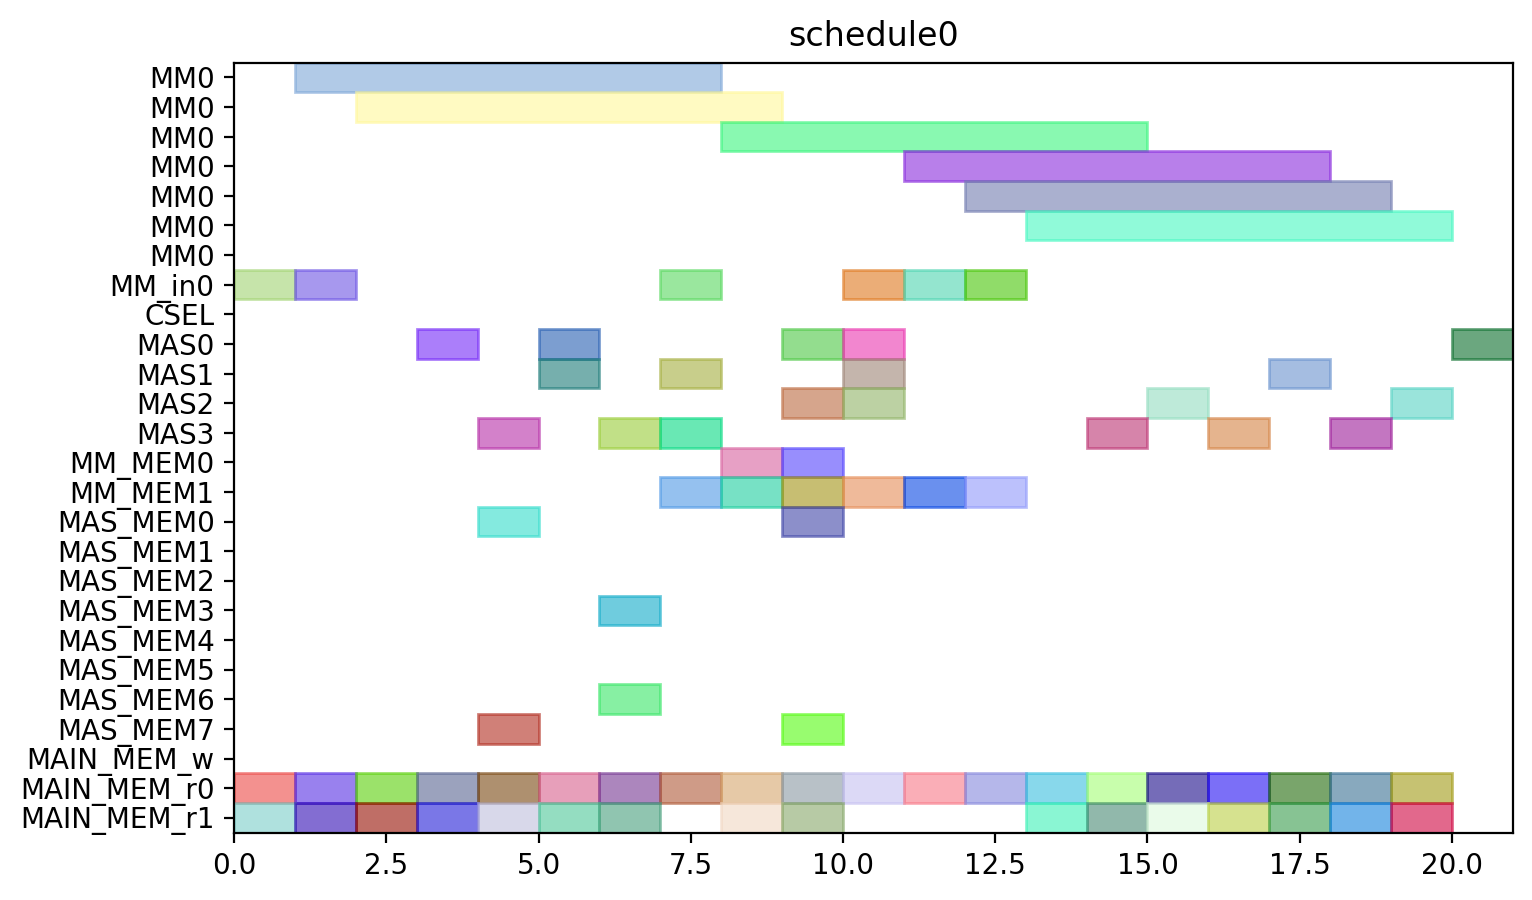

Recreate this plot in Python.
from pyschedule import Scenario, solvers, plotters, alt


def solve():
	horizon = 120
	S = Scenario("schedule0", horizon=horizon)

	# resource
	MM = S.Resources('MM', num=1, size=7)
	MM_in = S.Resources('MM_in', num=1)
	CSEL = S.Resource('CSEL')
	MAS = S.Resources('MAS', num=4, size=1, periods=range(1, horizon))
	MM_MEM = S.Resources('MM_MEM', num=2)
	MAS_MEM = S.Resources('MAS_MEM', num=8)
	MAIN_MEM_w = S.Resource('MAIN_MEM_w', size=1)
	MAIN_MEM_r = S.Resources('MAIN_MEM_r', num=2)

	# result of previous scheduling

	# new tasks
	c_qinv_denom_inv0 = S.Task('c_qinv_denom_inv0', length=7, delay_cost=1)
	c_qinv_denom_inv0 += alt(MM)
	c_qinv_denom_inv0_in = S.Task('c_qinv_denom_inv0_in', length=1, delay_cost=1)
	c_qinv_denom_inv0_in += alt(MM_in)
	S += c_qinv_denom_inv0_in*MM_in[0]<=c_qinv_denom_inv0*MM[0]
	c_qinv_denom_inv0_mem0 = S.Task('c_qinv_denom_inv0_mem0', length=1, delay_cost=1)
	c_qinv_denom_inv0_mem0 += MAIN_MEM_r[0]
	S += c_qinv_denom_inv0_mem0 <= c_qinv_denom_inv0

	c_qinv_denom_inv0_mem1 = S.Task('c_qinv_denom_inv0_mem1', length=1, delay_cost=1)
	c_qinv_denom_inv0_mem1 += MAIN_MEM_r[1]
	S += c_qinv_denom_inv0_mem1 <= c_qinv_denom_inv0

	c_qinv_denom_inv1_ = S.Task('c_qinv_denom_inv1_', length=7, delay_cost=1)
	c_qinv_denom_inv1_ += alt(MM)
	c_qinv_denom_inv1__in = S.Task('c_qinv_denom_inv1__in', length=1, delay_cost=1)
	c_qinv_denom_inv1__in += alt(MM_in)
	S += c_qinv_denom_inv1__in*MM_in[0]<=c_qinv_denom_inv1_*MM[0]
	c_qinv_denom_inv1__mem0 = S.Task('c_qinv_denom_inv1__mem0', length=1, delay_cost=1)
	c_qinv_denom_inv1__mem0 += MAIN_MEM_r[0]
	S += c_qinv_denom_inv1__mem0 <= c_qinv_denom_inv1_

	c_qinv_denom_inv1__mem1 = S.Task('c_qinv_denom_inv1__mem1', length=1, delay_cost=1)
	c_qinv_denom_inv1__mem1 += MAIN_MEM_r[1]
	S += c_qinv_denom_inv1__mem1 <= c_qinv_denom_inv1_

	c_qinv0_t2 = S.Task('c_qinv0_t2', length=1, delay_cost=1)
	c_qinv0_t2 += alt(MAS)
	c_qinv0_t2_mem0 = S.Task('c_qinv0_t2_mem0', length=1, delay_cost=1)
	c_qinv0_t2_mem0 += MAIN_MEM_r[0]
	S += c_qinv0_t2_mem0 <= c_qinv0_t2

	c_qinv0_t2_mem1 = S.Task('c_qinv0_t2_mem1', length=1, delay_cost=1)
	c_qinv0_t2_mem1 += MAIN_MEM_r[1]
	S += c_qinv0_t2_mem1 <= c_qinv0_t2

	c_qinv1__t2 = S.Task('c_qinv1__t2', length=1, delay_cost=1)
	c_qinv1__t2 += alt(MAS)
	c_qinv1__t2_mem0 = S.Task('c_qinv1__t2_mem0', length=1, delay_cost=1)
	c_qinv1__t2_mem0 += MAIN_MEM_r[0]
	S += c_qinv1__t2_mem0 <= c_qinv1__t2

	c_qinv1__t2_mem1 = S.Task('c_qinv1__t2_mem1', length=1, delay_cost=1)
	c_qinv1__t2_mem1 += MAIN_MEM_r[1]
	S += c_qinv1__t2_mem1 <= c_qinv1__t2

	c0_t0_t2 = S.Task('c0_t0_t2', length=1, delay_cost=1)
	c0_t0_t2 += alt(MAS)
	c0_t0_t2_mem0 = S.Task('c0_t0_t2_mem0', length=1, delay_cost=1)
	c0_t0_t2_mem0 += MAIN_MEM_r[0]
	S += c0_t0_t2_mem0 <= c0_t0_t2

	c0_t0_t2_mem1 = S.Task('c0_t0_t2_mem1', length=1, delay_cost=1)
	c0_t0_t2_mem1 += MAIN_MEM_r[1]
	S += c0_t0_t2_mem1 <= c0_t0_t2

	c0_t1_t2 = S.Task('c0_t1_t2', length=1, delay_cost=1)
	c0_t1_t2 += alt(MAS)
	c0_t1_t2_mem0 = S.Task('c0_t1_t2_mem0', length=1, delay_cost=1)
	c0_t1_t2_mem0 += MAIN_MEM_r[0]
	S += c0_t1_t2_mem0 <= c0_t1_t2

	c0_t1_t2_mem1 = S.Task('c0_t1_t2_mem1', length=1, delay_cost=1)
	c0_t1_t2_mem1 += MAIN_MEM_r[1]
	S += c0_t1_t2_mem1 <= c0_t1_t2

	c0_t20 = S.Task('c0_t20', length=1, delay_cost=1)
	c0_t20 += alt(MAS)
	c0_t20_mem0 = S.Task('c0_t20_mem0', length=1, delay_cost=1)
	c0_t20_mem0 += MAIN_MEM_r[0]
	S += c0_t20_mem0 <= c0_t20

	c0_t20_mem1 = S.Task('c0_t20_mem1', length=1, delay_cost=1)
	c0_t20_mem1 += MAIN_MEM_r[1]
	S += c0_t20_mem1 <= c0_t20

	c0_t21 = S.Task('c0_t21', length=1, delay_cost=1)
	c0_t21 += alt(MAS)
	c0_t21_mem0 = S.Task('c0_t21_mem0', length=1, delay_cost=1)
	c0_t21_mem0 += MAIN_MEM_r[0]
	S += c0_t21_mem0 <= c0_t21

	c0_t21_mem1 = S.Task('c0_t21_mem1', length=1, delay_cost=1)
	c0_t21_mem1 += MAIN_MEM_r[1]
	S += c0_t21_mem1 <= c0_t21

	c1_t0_t2 = S.Task('c1_t0_t2', length=1, delay_cost=1)
	c1_t0_t2 += alt(MAS)
	c1_t0_t2_mem0 = S.Task('c1_t0_t2_mem0', length=1, delay_cost=1)
	c1_t0_t2_mem0 += MAIN_MEM_r[0]
	S += c1_t0_t2_mem0 <= c1_t0_t2

	c1_t0_t2_mem1 = S.Task('c1_t0_t2_mem1', length=1, delay_cost=1)
	c1_t0_t2_mem1 += MAIN_MEM_r[1]
	S += c1_t0_t2_mem1 <= c1_t0_t2

	c1_t1_t2 = S.Task('c1_t1_t2', length=1, delay_cost=1)
	c1_t1_t2 += alt(MAS)
	c1_t1_t2_mem0 = S.Task('c1_t1_t2_mem0', length=1, delay_cost=1)
	c1_t1_t2_mem0 += MAIN_MEM_r[0]
	S += c1_t1_t2_mem0 <= c1_t1_t2

	c1_t1_t2_mem1 = S.Task('c1_t1_t2_mem1', length=1, delay_cost=1)
	c1_t1_t2_mem1 += MAIN_MEM_r[1]
	S += c1_t1_t2_mem1 <= c1_t1_t2

	c1_t20 = S.Task('c1_t20', length=1, delay_cost=1)
	c1_t20 += alt(MAS)
	c1_t20_mem0 = S.Task('c1_t20_mem0', length=1, delay_cost=1)
	c1_t20_mem0 += MAIN_MEM_r[0]
	S += c1_t20_mem0 <= c1_t20

	c1_t20_mem1 = S.Task('c1_t20_mem1', length=1, delay_cost=1)
	c1_t20_mem1 += MAIN_MEM_r[1]
	S += c1_t20_mem1 <= c1_t20

	c1_t21 = S.Task('c1_t21', length=1, delay_cost=1)
	c1_t21 += alt(MAS)
	c1_t21_mem0 = S.Task('c1_t21_mem0', length=1, delay_cost=1)
	c1_t21_mem0 += MAIN_MEM_r[0]
	S += c1_t21_mem0 <= c1_t21

	c1_t21_mem1 = S.Task('c1_t21_mem1', length=1, delay_cost=1)
	c1_t21_mem1 += MAIN_MEM_r[1]
	S += c1_t21_mem1 <= c1_t21

	c2_t0_t2 = S.Task('c2_t0_t2', length=1, delay_cost=1)
	c2_t0_t2 += alt(MAS)
	c2_t0_t2_mem0 = S.Task('c2_t0_t2_mem0', length=1, delay_cost=1)
	c2_t0_t2_mem0 += MAIN_MEM_r[0]
	S += c2_t0_t2_mem0 <= c2_t0_t2

	c2_t0_t2_mem1 = S.Task('c2_t0_t2_mem1', length=1, delay_cost=1)
	c2_t0_t2_mem1 += MAIN_MEM_r[1]
	S += c2_t0_t2_mem1 <= c2_t0_t2

	c2_t1_t2 = S.Task('c2_t1_t2', length=1, delay_cost=1)
	c2_t1_t2 += alt(MAS)
	c2_t1_t2_mem0 = S.Task('c2_t1_t2_mem0', length=1, delay_cost=1)
	c2_t1_t2_mem0 += MAIN_MEM_r[0]
	S += c2_t1_t2_mem0 <= c2_t1_t2

	c2_t1_t2_mem1 = S.Task('c2_t1_t2_mem1', length=1, delay_cost=1)
	c2_t1_t2_mem1 += MAIN_MEM_r[1]
	S += c2_t1_t2_mem1 <= c2_t1_t2

	c2_t20 = S.Task('c2_t20', length=1, delay_cost=1)
	c2_t20 += alt(MAS)
	c2_t20_mem0 = S.Task('c2_t20_mem0', length=1, delay_cost=1)
	c2_t20_mem0 += MAIN_MEM_r[0]
	S += c2_t20_mem0 <= c2_t20

	c2_t20_mem1 = S.Task('c2_t20_mem1', length=1, delay_cost=1)
	c2_t20_mem1 += MAIN_MEM_r[1]
	S += c2_t20_mem1 <= c2_t20

	c2_t21 = S.Task('c2_t21', length=1, delay_cost=1)
	c2_t21 += alt(MAS)
	c2_t21_mem0 = S.Task('c2_t21_mem0', length=1, delay_cost=1)
	c2_t21_mem0 += MAIN_MEM_r[0]
	S += c2_t21_mem0 <= c2_t21

	c2_t21_mem1 = S.Task('c2_t21_mem1', length=1, delay_cost=1)
	c2_t21_mem1 += MAIN_MEM_r[1]
	S += c2_t21_mem1 <= c2_t21

	c_qinv0_t0 = S.Task('c_qinv0_t0', length=7, delay_cost=1)
	c_qinv0_t0 += alt(MM)
	c_qinv0_t0_in = S.Task('c_qinv0_t0_in', length=1, delay_cost=1)
	c_qinv0_t0_in += alt(MM_in)
	S += c_qinv0_t0_in*MM_in[0]<=c_qinv0_t0*MM[0]
	c_qinv0_t0_mem0 = S.Task('c_qinv0_t0_mem0', length=1, delay_cost=1)
	c_qinv0_t0_mem0 += MAIN_MEM_r[0]
	S += c_qinv0_t0_mem0 <= c_qinv0_t0

	c_qinv0_t0_mem1 = S.Task('c_qinv0_t0_mem1', length=1, delay_cost=1)
	c_qinv0_t0_mem1 += alt(MM_MEM)
	S += (c_qinv_denom_inv0*MM[0])-1 < c_qinv0_t0_mem1*MM_MEM[1]
	S += c_qinv0_t0_mem1 <= c_qinv0_t0

	c_qinv0_t1 = S.Task('c_qinv0_t1', length=7, delay_cost=1)
	c_qinv0_t1 += alt(MM)
	c_qinv0_t1_in = S.Task('c_qinv0_t1_in', length=1, delay_cost=1)
	c_qinv0_t1_in += alt(MM_in)
	S += c_qinv0_t1_in*MM_in[0]<=c_qinv0_t1*MM[0]
	c_qinv0_t1_mem0 = S.Task('c_qinv0_t1_mem0', length=1, delay_cost=1)
	c_qinv0_t1_mem0 += MAIN_MEM_r[0]
	S += c_qinv0_t1_mem0 <= c_qinv0_t1

	c_qinv0_t1_mem1 = S.Task('c_qinv0_t1_mem1', length=1, delay_cost=1)
	c_qinv0_t1_mem1 += alt(MM_MEM)
	S += (c_qinv_denom_inv1_*MM[0])-1 < c_qinv0_t1_mem1*MM_MEM[1]
	S += c_qinv0_t1_mem1 <= c_qinv0_t1

	c_qinv0_t3 = S.Task('c_qinv0_t3', length=1, delay_cost=1)
	c_qinv0_t3 += alt(MAS)
	c_qinv0_t3_mem0 = S.Task('c_qinv0_t3_mem0', length=1, delay_cost=1)
	c_qinv0_t3_mem0 += alt(MM_MEM)
	S += (c_qinv_denom_inv0*MM[0])-1 < c_qinv0_t3_mem0*MM_MEM[0]
	S += c_qinv0_t3_mem0 <= c_qinv0_t3

	c_qinv0_t3_mem1 = S.Task('c_qinv0_t3_mem1', length=1, delay_cost=1)
	c_qinv0_t3_mem1 += alt(MM_MEM)
	S += (c_qinv_denom_inv1_*MM[0])-1 < c_qinv0_t3_mem1*MM_MEM[1]
	S += c_qinv0_t3_mem1 <= c_qinv0_t3

	c_qinv1__t0 = S.Task('c_qinv1__t0', length=7, delay_cost=1)
	c_qinv1__t0 += alt(MM)
	c_qinv1__t0_in = S.Task('c_qinv1__t0_in', length=1, delay_cost=1)
	c_qinv1__t0_in += alt(MM_in)
	S += c_qinv1__t0_in*MM_in[0]<=c_qinv1__t0*MM[0]
	c_qinv1__t0_mem0 = S.Task('c_qinv1__t0_mem0', length=1, delay_cost=1)
	c_qinv1__t0_mem0 += MAIN_MEM_r[0]
	S += c_qinv1__t0_mem0 <= c_qinv1__t0

	c_qinv1__t0_mem1 = S.Task('c_qinv1__t0_mem1', length=1, delay_cost=1)
	c_qinv1__t0_mem1 += alt(MM_MEM)
	S += (c_qinv_denom_inv0*MM[0])-1 < c_qinv1__t0_mem1*MM_MEM[1]
	S += c_qinv1__t0_mem1 <= c_qinv1__t0

	c_qinv1__t1 = S.Task('c_qinv1__t1', length=7, delay_cost=1)
	c_qinv1__t1 += alt(MM)
	c_qinv1__t1_in = S.Task('c_qinv1__t1_in', length=1, delay_cost=1)
	c_qinv1__t1_in += alt(MM_in)
	S += c_qinv1__t1_in*MM_in[0]<=c_qinv1__t1*MM[0]
	c_qinv1__t1_mem0 = S.Task('c_qinv1__t1_mem0', length=1, delay_cost=1)
	c_qinv1__t1_mem0 += MAIN_MEM_r[0]
	S += c_qinv1__t1_mem0 <= c_qinv1__t1

	c_qinv1__t1_mem1 = S.Task('c_qinv1__t1_mem1', length=1, delay_cost=1)
	c_qinv1__t1_mem1 += alt(MM_MEM)
	S += (c_qinv_denom_inv1_*MM[0])-1 < c_qinv1__t1_mem1*MM_MEM[1]
	S += c_qinv1__t1_mem1 <= c_qinv1__t1

	c_qinv1__t3 = S.Task('c_qinv1__t3', length=1, delay_cost=1)
	c_qinv1__t3 += alt(MAS)
	c_qinv1__t3_mem0 = S.Task('c_qinv1__t3_mem0', length=1, delay_cost=1)
	c_qinv1__t3_mem0 += alt(MM_MEM)
	S += (c_qinv_denom_inv0*MM[0])-1 < c_qinv1__t3_mem0*MM_MEM[0]
	S += c_qinv1__t3_mem0 <= c_qinv1__t3

	c_qinv1__t3_mem1 = S.Task('c_qinv1__t3_mem1', length=1, delay_cost=1)
	c_qinv1__t3_mem1 += alt(MM_MEM)
	S += (c_qinv_denom_inv1_*MM[0])-1 < c_qinv1__t3_mem1*MM_MEM[1]
	S += c_qinv1__t3_mem1 <= c_qinv1__t3

	c0_t4_t2 = S.Task('c0_t4_t2', length=1, delay_cost=1)
	c0_t4_t2 += alt(MAS)
	c0_t4_t2_mem0 = S.Task('c0_t4_t2_mem0', length=1, delay_cost=1)
	c0_t4_t2_mem0 += alt(MAS_MEM)
	S += (c0_t20*MAS[0])-1 < c0_t4_t2_mem0*MAS_MEM[0]
	S += (c0_t20*MAS[1])-1 < c0_t4_t2_mem0*MAS_MEM[2]
	S += (c0_t20*MAS[2])-1 < c0_t4_t2_mem0*MAS_MEM[4]
	S += (c0_t20*MAS[3])-1 < c0_t4_t2_mem0*MAS_MEM[6]
	S += c0_t4_t2_mem0 <= c0_t4_t2

	c0_t4_t2_mem1 = S.Task('c0_t4_t2_mem1', length=1, delay_cost=1)
	c0_t4_t2_mem1 += alt(MAS_MEM)
	S += (c0_t21*MAS[0])-1 < c0_t4_t2_mem1*MAS_MEM[1]
	S += (c0_t21*MAS[1])-1 < c0_t4_t2_mem1*MAS_MEM[3]
	S += (c0_t21*MAS[2])-1 < c0_t4_t2_mem1*MAS_MEM[5]
	S += (c0_t21*MAS[3])-1 < c0_t4_t2_mem1*MAS_MEM[7]
	S += c0_t4_t2_mem1 <= c0_t4_t2

	c1_t4_t2 = S.Task('c1_t4_t2', length=1, delay_cost=1)
	c1_t4_t2 += alt(MAS)
	c1_t4_t2_mem0 = S.Task('c1_t4_t2_mem0', length=1, delay_cost=1)
	c1_t4_t2_mem0 += alt(MAS_MEM)
	S += (c1_t20*MAS[0])-1 < c1_t4_t2_mem0*MAS_MEM[0]
	S += (c1_t20*MAS[1])-1 < c1_t4_t2_mem0*MAS_MEM[2]
	S += (c1_t20*MAS[2])-1 < c1_t4_t2_mem0*MAS_MEM[4]
	S += (c1_t20*MAS[3])-1 < c1_t4_t2_mem0*MAS_MEM[6]
	S += c1_t4_t2_mem0 <= c1_t4_t2

	c1_t4_t2_mem1 = S.Task('c1_t4_t2_mem1', length=1, delay_cost=1)
	c1_t4_t2_mem1 += alt(MAS_MEM)
	S += (c1_t21*MAS[0])-1 < c1_t4_t2_mem1*MAS_MEM[1]
	S += (c1_t21*MAS[1])-1 < c1_t4_t2_mem1*MAS_MEM[3]
	S += (c1_t21*MAS[2])-1 < c1_t4_t2_mem1*MAS_MEM[5]
	S += (c1_t21*MAS[3])-1 < c1_t4_t2_mem1*MAS_MEM[7]
	S += c1_t4_t2_mem1 <= c1_t4_t2

	c2_t4_t2 = S.Task('c2_t4_t2', length=1, delay_cost=1)
	c2_t4_t2 += alt(MAS)
	c2_t4_t2_mem0 = S.Task('c2_t4_t2_mem0', length=1, delay_cost=1)
	c2_t4_t2_mem0 += alt(MAS_MEM)
	S += (c2_t20*MAS[0])-1 < c2_t4_t2_mem0*MAS_MEM[0]
	S += (c2_t20*MAS[1])-1 < c2_t4_t2_mem0*MAS_MEM[2]
	S += (c2_t20*MAS[2])-1 < c2_t4_t2_mem0*MAS_MEM[4]
	S += (c2_t20*MAS[3])-1 < c2_t4_t2_mem0*MAS_MEM[6]
	S += c2_t4_t2_mem0 <= c2_t4_t2

	c2_t4_t2_mem1 = S.Task('c2_t4_t2_mem1', length=1, delay_cost=1)
	c2_t4_t2_mem1 += alt(MAS_MEM)
	S += (c2_t21*MAS[0])-1 < c2_t4_t2_mem1*MAS_MEM[1]
	S += (c2_t21*MAS[1])-1 < c2_t4_t2_mem1*MAS_MEM[3]
	S += (c2_t21*MAS[2])-1 < c2_t4_t2_mem1*MAS_MEM[5]
	S += (c2_t21*MAS[3])-1 < c2_t4_t2_mem1*MAS_MEM[7]
	S += c2_t4_t2_mem1 <= c2_t4_t2

	solvers.mip.solve(S,msg=1,kind='CPLEX',ratio_gap=1.01)

	solution = [['hoge']*len(S.solution()[1]) for i in range(len(S.solution()))]
	for i in range(len(S.solution())):
		for j in range(len(S.solution()[i])):
			solution[i][j]=str(S.solution()[i][j])
	print(solution)

	cycles = int(solution[-1][3])

	pic_file_name = "/home/mfukuda/ABE/multiRAM_multiMAS_16mux/scheduling_result/stage7MM1_stage1MAS4/FP12_INV_AFTER_FPINV/schedule0.png"
	if(S.solution() != []):
		plotters.matplotlib.plot(S,img_filename=pic_file_name, show_task_labels=False, fig_size=(cycles*0.25+3, 5))

	return solution
